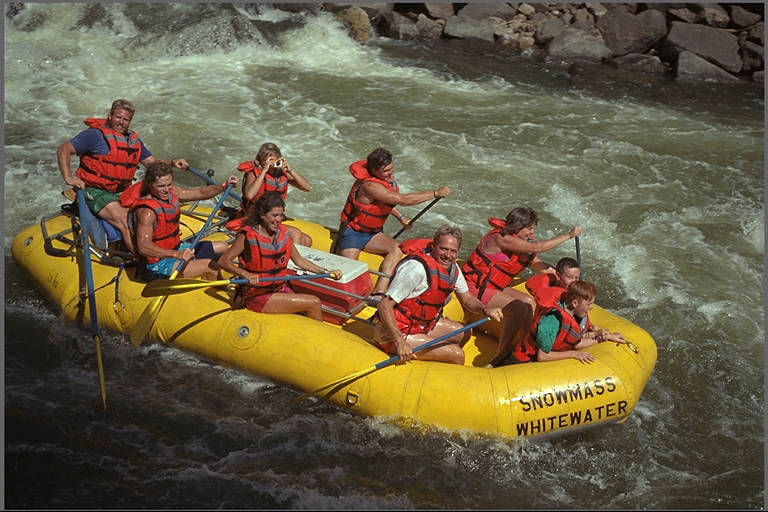
#> input picture lab2/test_images/kodim14.png, 768 x 512 px
$ python lab2.py
#> lines starting #> are read from the running program, lines starting #| are printed output that depends on the picture
import cv2 as cv
import numpy as np
import matplotlib.pyplot as plt
import math


def rotate_image(image, angle):
#> called with angle = 45
    h, w, c = image.shape
#> h = 512; w = 768; c = 3
    output = np.zeros((h, w, c))
    center_height = round(h / 2)
#> center_height = 256
    center_width = round(w / 2)
#> center_width = 384

    angle = math.radians(angle)
    cosine = math.cos(angle)
    sine = math.sin(angle)

    for i in range(h):
        for j in range(w):
            y = h-1-i-center_height
            x = w-1-j-center_width

            new_y = round(-x*sine+y*cosine)
            new_x = round(x*cosine+y*sine)

            new_y = center_height-new_y
            new_x = center_width-new_x

            if 0 <= new_x < w and 0 <= new_y < h and new_x >= 0 and new_y >= 0:
                output[new_y, new_x, :] = image[i, j, :]
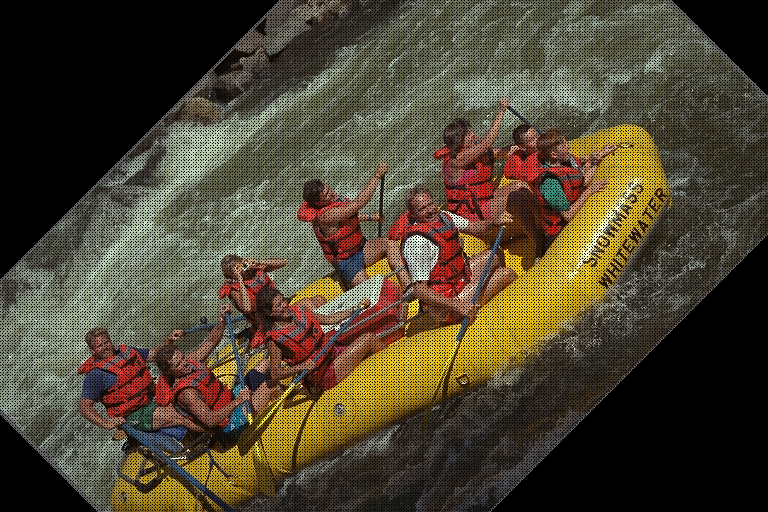
#> output: shape (512, 768, 3) float64; mean R, G, B 0.3, 0.265, 0.187

    return output


def enlarge2(image):
    h, w, c = image.shape
#> h = 512; w = 768; c = 3
    new_x = w * 2 - 1
#> new_x = 1535
    new_y = h * 2 - 1
#> new_y = 1023
    image_y = np.zeros((new_y, w, c))
    for i in range(h - 1):
        image_y[i * 2, :, :] = image[i, :, :]
        image_y[i * 2 + 1, :, :] = (image[i, :, :] + image[i + 1, :, :]) / 2
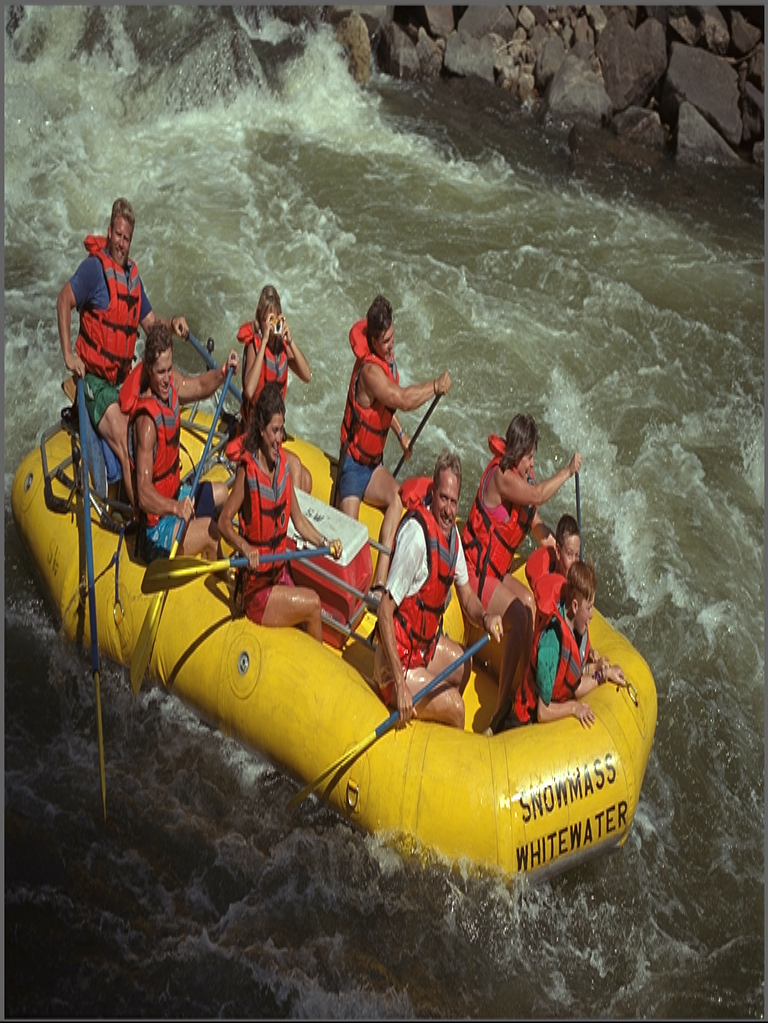
#> image_y: shape (1023, 768, 3) float64; mean R, G, B 0.415, 0.37, 0.269
    image_y[new_y - 1] = image[h - 1]

    result = np.zeros((new_y, new_x, c))
    for j in range(w - 1):
        result[:, j * 2, :] = image_y[:, j, :]
        result[:, j * 2 + 1, :] = (image_y[:, j, :] + image_y[:, j + 1, :]) / 2

    return result


save_dir = 'result_images/'
name = 'kodim14'

img = cv.imread('test_images/' + name + '.png')[..., ::-1]
normalized = cv.normalize(img.astype(
    'float'), None, 0.0, 1.0, cv.NORM_MINMAX)
rotated = rotate_image(normalized, 45)
doubled = enlarge2(normalized)


plt.imsave('result' + '_sclaed.png', doubled)

plt.subplot(1, 3, 1)
plt.imshow(img)
plt.subplot(1, 3, 2)
plt.imshow(rotated)
plt.subplot(1, 3, 3)
plt.imshow(doubled)

plt.show()
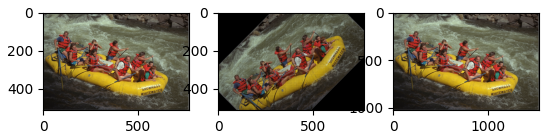
#> figure drawn by matplotlib, 3 panels

$ run again, with lab2/test_images/kodim01.png copied over lab2/test_images/kodim14.png
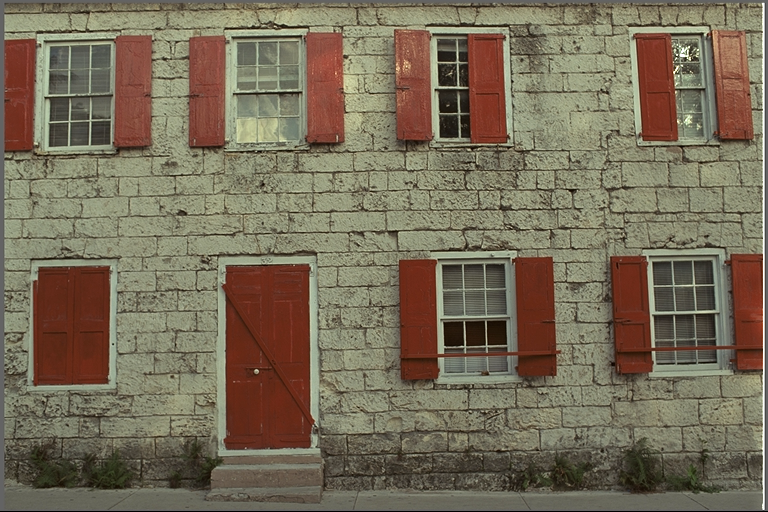
#> input picture lab2/test_images/kodim01.png, 768 x 512 px
#> after the loop in enlarge2, `for i in range(h - 1):`:
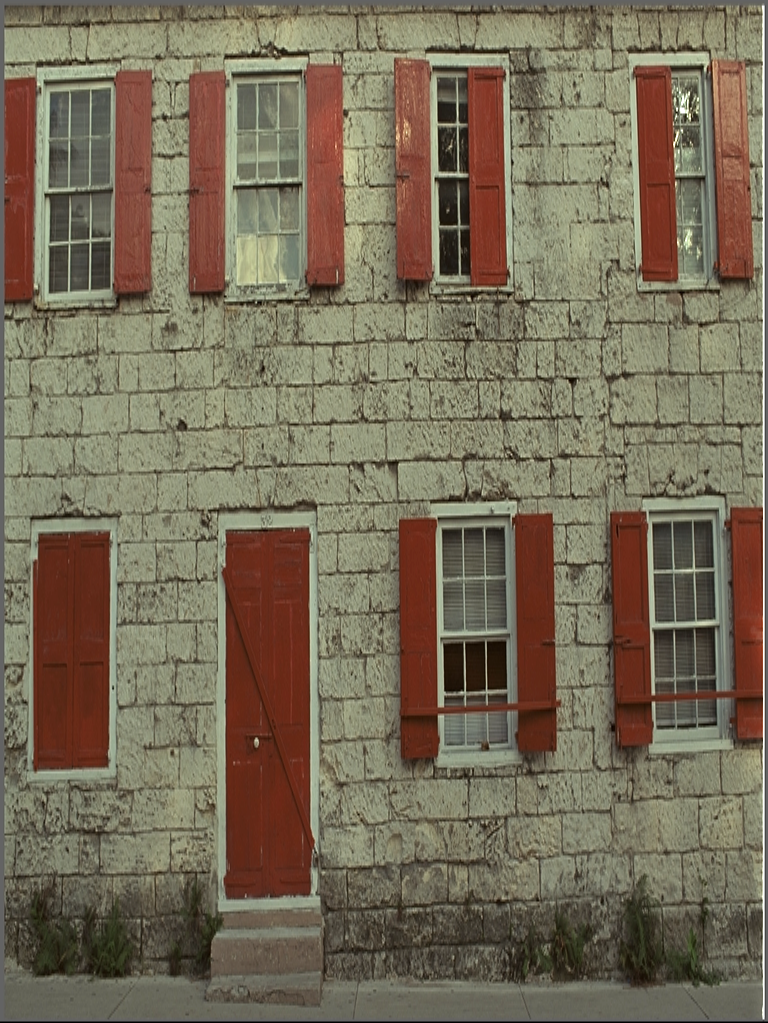
#> image_y: shape (1023, 768, 3) float64; mean R, G, B 0.47, 0.427, 0.347
#> `plt.show()`:
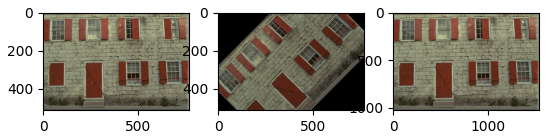
#> figure drawn by matplotlib, 3 panels

$ run again, with lab2/test_images/kodim02.png copied over lab2/test_images/kodim14.png
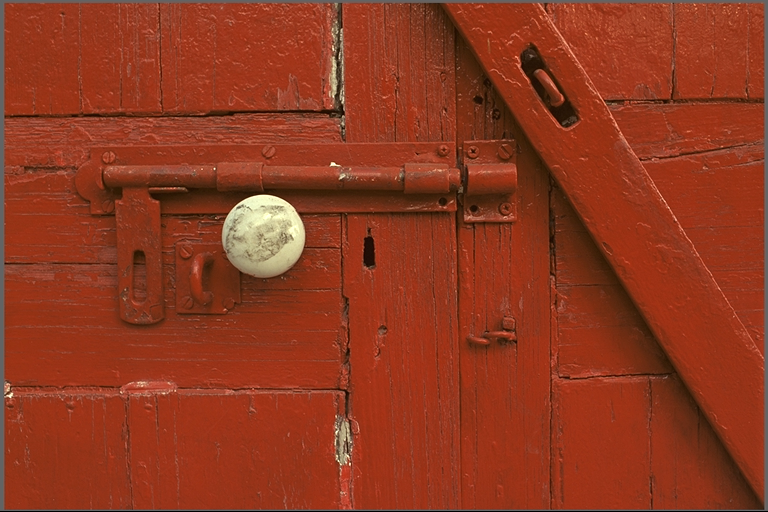
#> input picture lab2/test_images/kodim02.png, 768 x 512 px
#> after the loop in enlarge2, `for i in range(h - 1):`:
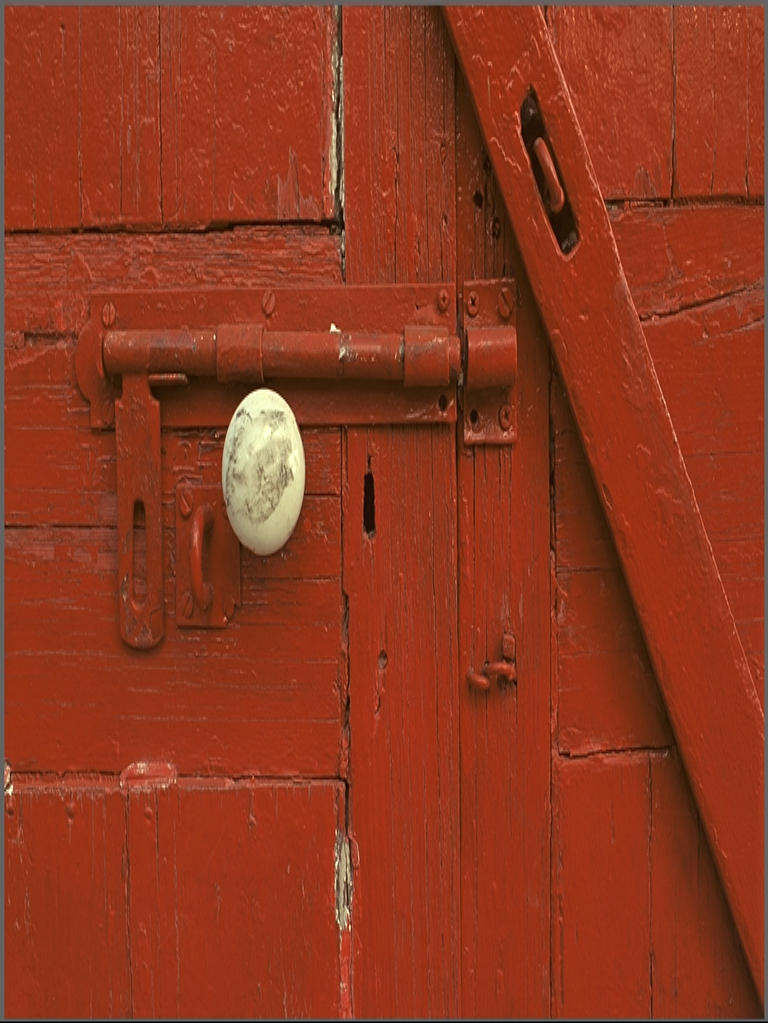
#> image_y: shape (1023, 768, 3) float64; mean R, G, B 0.561, 0.221, 0.122
#> `plt.show()`:
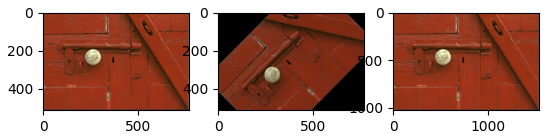
#> figure drawn by matplotlib, 3 panels
